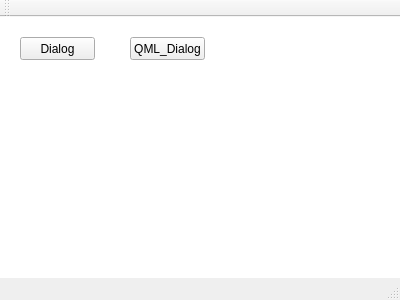
<?xml version="1.0" encoding="UTF-8"?>
<ui version="4.0">
 <class>MainWindow</class>
 <widget class="QMainWindow" name="MainWindow">
  <property name="geometry">
   <rect>
    <x>0</x>
    <y>0</y>
    <width>400</width>
    <height>300</height>
   </rect>
  </property>
  <property name="windowTitle">
   <string>MainWindow</string>
  </property>
  <widget class="QWidget" name="centralWidget">
   <layout class="QHBoxLayout" name="horizontalLayout">
    <property name="spacing">
     <number>0</number>
    </property>
    <property name="leftMargin">
     <number>0</number>
    </property>
    <property name="topMargin">
     <number>0</number>
    </property>
    <property name="rightMargin">
     <number>0</number>
    </property>
    <property name="bottomMargin">
     <number>0</number>
    </property>
    <item>
     <widget class="QWidget" name="backwidget" native="true">
      <property name="styleSheet">
       <string notr="true">QWidget#backwidget{background-color:white}</string>
      </property>
      <widget class="QPushButton" name="pushButton_3">
       <property name="geometry">
        <rect>
         <x>130</x>
         <y>20</y>
         <width>75</width>
         <height>23</height>
        </rect>
       </property>
       <property name="text">
        <string>QML_Dialog</string>
       </property>
      </widget>
      <widget class="QPushButton" name="pushButton">
       <property name="geometry">
        <rect>
         <x>20</x>
         <y>20</y>
         <width>75</width>
         <height>23</height>
        </rect>
       </property>
       <property name="text">
        <string>Dialog</string>
       </property>
      </widget>
     </widget>
    </item>
   </layout>
  </widget>
  <widget class="QMenuBar" name="menuBar">
   <property name="geometry">
    <rect>
     <x>0</x>
     <y>0</y>
     <width>400</width>
     <height>23</height>
    </rect>
   </property>
  </widget>
  <widget class="QToolBar" name="mainToolBar">
   <attribute name="toolBarArea">
    <enum>TopToolBarArea</enum>
   </attribute>
   <attribute name="toolBarBreak">
    <bool>false</bool>
   </attribute>
  </widget>
  <widget class="QStatusBar" name="statusBar"/>
 </widget>
 <layoutdefault spacing="6" margin="11"/>
 <resources/>
 <connections/>
</ui>
